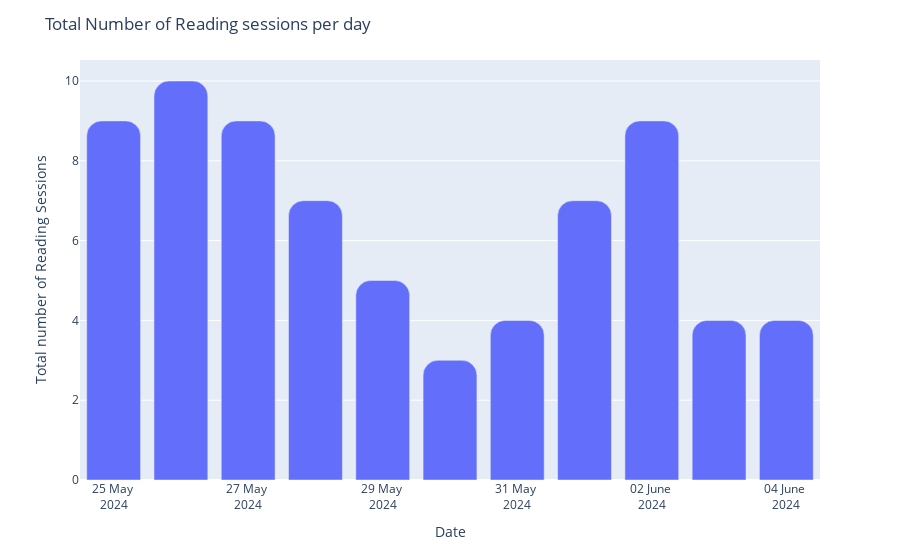

Source (notebook cell):
### Markdown cell above
### Number of sessions

### Code cell
x = kindle_data.groupby(['Date']).count()

fig = x.plot(kind='bar', x=x.index, y=x.ASIN)

fig.update_layout(
    title = 'Total Number of Reading sessions per day',
    yaxis_title = "Total number of Reading Sessions",
    xaxis_tickformat = '%d %B <br>%Y',
    barcornerradius=15
)

### Figure 1 — Plotly figure (JSON) as saved in the notebook; plotly's stock layout.template omitted (floating-point values rounded to 4 significant figures)
{"data": [{"alignmentgroup": "True", "hovertemplate": "Date=%{x}<br>ASIN=%{y}<extra></extra>", "legendgroup": "", "marker": {"color": "#636efa", "pattern": {"shape": ""}}, "name": "", "offsetgroup": "", "orientation": "v", "showlegend": false, "textposition": "auto", "type": "bar", "x": ["2024-05-25", "2024-05-26", "2024-05-27", "2024-05-28", "2024-05-29", "2024-05-30", "2024-05-31", "2024-06-01", "2024-06-02", "2024-06-03", "2024-06-04"], "xaxis": "x", "y": [9, 10, 9, 7, 5, 3, 4, 7, 9, 4, 4], "yaxis": "y"}], "layout": {"barcornerradius": 15, "barmode": "relative", "legend": {"tracegroupgap": 0}, "margin": {"t": 60}, "title": {"text": "Total Number of Reading sessions per day"}, "xaxis": {"anchor": "y", "domain": [0, 1], "tickformat": "%d %B <br>%Y", "title": {"text": "Date"}}, "yaxis": {"anchor": "x", "domain": [0, 1], "title": {"text": "Total number of Reading Sessions"}}}}
